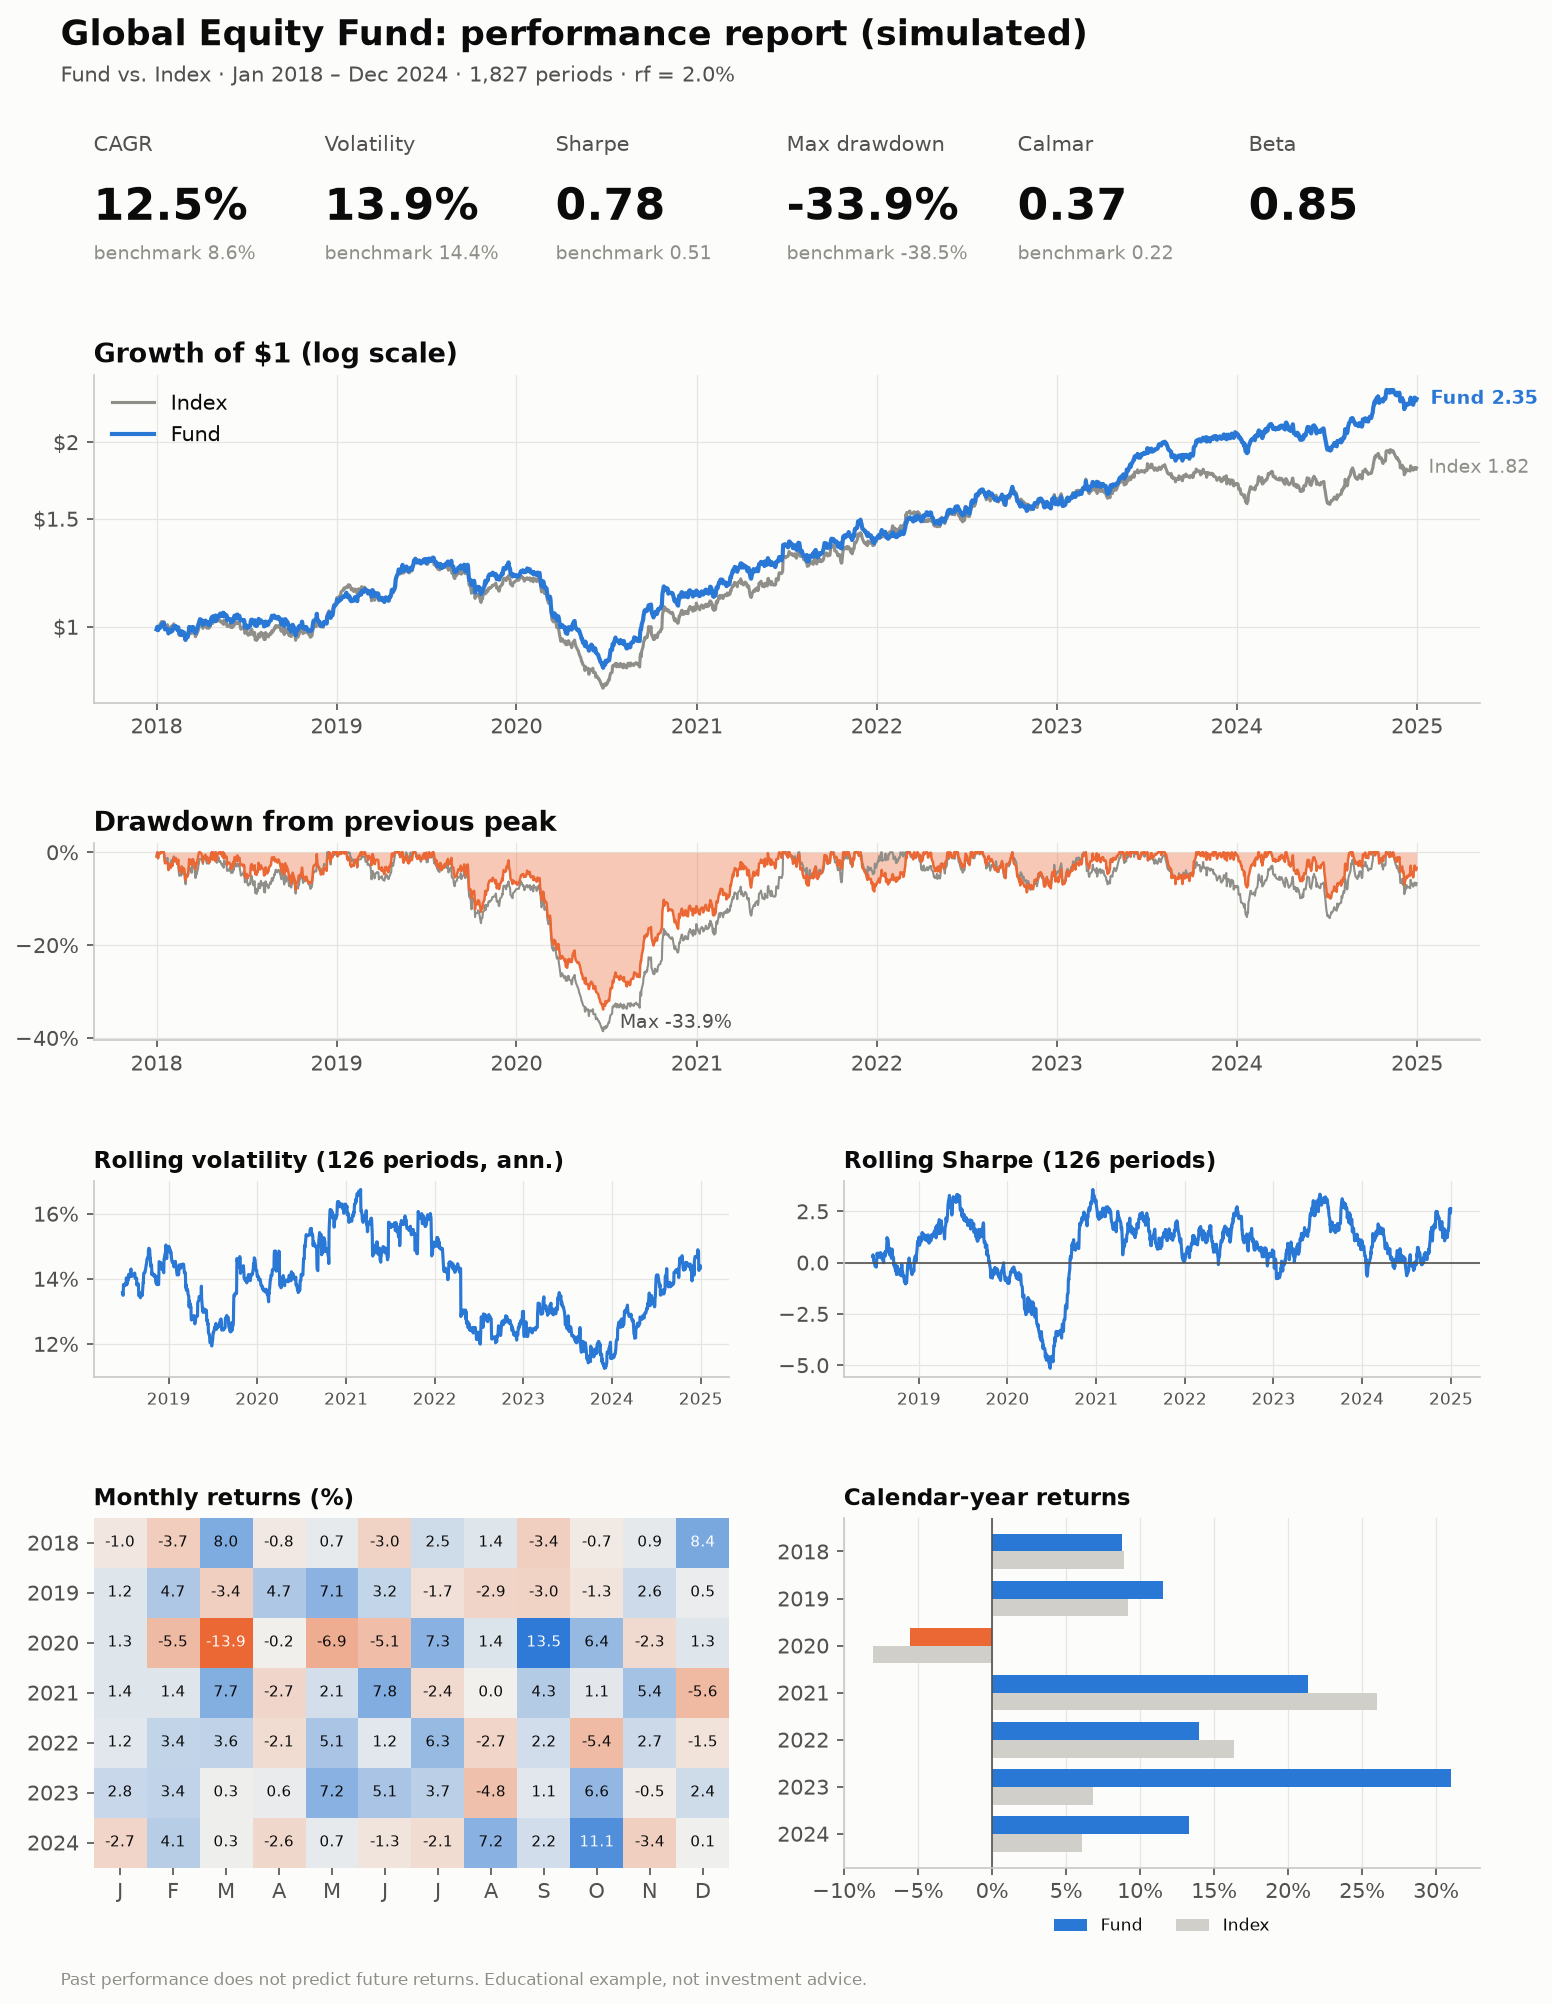

Source code (Python):
"""
Performance Tear Sheet (one-page report)  -  family: Finance & investment

DESIGN PURPOSE
A one-page report that combines the charts and statistics an investor checks
first: headline metrics, growth of $1 against a benchmark, drawdowns, rolling
risk, a monthly-returns calendar and calendar-year returns. Return, risk and
consistency read together, so no single flattering number tells the story
alone.

WHEN TO USE
  - Summarise a fund, strategy, or portfolio's track record on one page
  - Compare a strategy with its benchmark across return, risk and consistency
  - Produce a repeatable monthly or quarterly performance report from a price
    file

AVOID WHEN
  - The history is short (under ~2 years); rolling and calendar panels become
    noise
  - The audience needs one message (show the single relevant chart instead)
  - Returns are not time-weighted (cash flows distort them; compute TWR first)

ALTERNATIVES
  - Cumulative return vs. benchmark (just the growth line)
  - Drawdown (underwater) chart
  - Monthly returns heatmap

EXAMPLE
Simulated daily returns for a fund and its benchmark index over seven years,
including a sharp crash and a slow bear market. The report comes from the
reusable `vizlib.finance.tear_sheet()` function.

NOTE: Educational examples with simulated or historical data. Not investment
advice; past performance does not predict future returns.

Run:  python performance_tear_sheet.py
      python performance_tear_sheet.py --real-data   (real dataset: plotly.express.data.stocks (weekly prices 2018–2019, AAPL vs. equal-weight of six tech stocks))
"""
import sys
from pathlib import Path

# This example uses the reusable vizlib package from this repository
# (or `pip install -e .` at the repo root).
sys.path.insert(0, str(Path(__file__).resolve().parents[2]))

import numpy as np
import pandas as pd
import matplotlib.pyplot as plt

# Library style: categorical colors in fixed order, recessive axes, hairline grid.
PALETTE = ["#2a78d6", "#eb6834", "#1baf7a", "#eda100",
           "#e87ba4", "#008300", "#6250d6", "#e34948"]
SEQ_CMAP = "Blues"      # sequential: one hue, light -> dark
DIV_CMAP = "RdBu_r"     # diverging: two opposite hues, neutral midpoint
GRAY = "#b8b7b1"        # de-emphasised marks
plt.rcParams.update({
    "figure.figsize": (8, 4.8), "figure.dpi": 110, "figure.facecolor": "#fcfcfb",
    "axes.facecolor": "#fcfcfb", "axes.edgecolor": "#c9c8c3", "axes.linewidth": 0.8,
    "axes.spines.top": False, "axes.spines.right": False,
    "axes.grid": True, "grid.color": "#e6e5e1", "grid.linewidth": 0.6, "axes.axisbelow": True,
    "axes.prop_cycle": plt.cycler(color=PALETTE),
    "axes.titlesize": 13, "axes.titleweight": "bold", "axes.titlelocation": "left",
    "axes.labelcolor": "#52514e", "xtick.color": "#52514e", "ytick.color": "#52514e",
    "text.color": "#0b0b0b", "font.size": 10, "lines.linewidth": 2,
    "legend.frameon": False,
})

from vizlib.finance import tear_sheet, summary_stats

# --- Example data ------------------------------------------------------------
rng = np.random.default_rng(41)
dates = pd.bdate_range("2018-01-01", "2024-12-31")
n = len(dates)
# Market: calm drift, a sharp crash (~day 560) and a slow bear market (~day 1200).
market = rng.standard_t(4, n) * 0.007 + 0.0005
market[555:575] -= 0.010
market[1180:1380] -= 0.0008
# Fund: beta 0.85 to the market plus a small, noisy alpha.
fund = 0.85 * market + rng.normal(0.00012, 0.004, n)
returns = pd.Series(fund, index=dates, name="Fund")
benchmark = pd.Series(market, index=dates, name="Index")
title = "Global Equity Fund: performance report (simulated)"
summary_stats(returns, benchmark).style.format("{:.3f}")

REAL_DATA = "--real-data" in sys.argv
if REAL_DATA:  # plotly.express.data.stocks (weekly prices 2018–2019, AAPL vs. equal-weight of six tech stocks)
    import plotly.express as px

    stocks = px.data.stocks().assign(date=lambda d: pd.to_datetime(d["date"])).set_index("date")
    returns = stocks["AAPL"].pct_change().dropna().rename("AAPL")
    benchmark = stocks.pct_change().dropna().mean(axis=1).rename("Equal-weight tech")
    title = "AAPL vs. equal-weight big tech, weekly 2018–2019"
    summary_stats(returns, benchmark).style.format("{:.3f}")

# --- Plot --------------------------------------------------------------------
fig = tear_sheet(returns, benchmark, title=title, rf=0.02)

# --- Save / show -------------------------------------------------------------
out = Path(__file__).with_name(Path(__file__).stem + ("_real" if REAL_DATA else "") + ".png")
fig.savefig(out, dpi=150, bbox_inches="tight")
print(f"saved {out}")
if "--no-show" not in sys.argv:
    plt.show()
